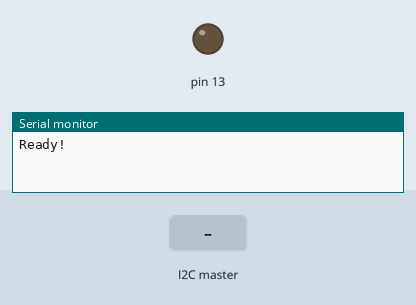
Simulated run of this sketch. Board: Arduino Uno, built with avr-gcc and run on an emulated ATmega328P. Shown: output pins drawn as LEDs (lit = HIGH), the last lines printed to the serial monitor. The test bench sets the inputs (shaded band).

Above: at 1.2 s.
1.3 s: the I2C master sends the byte 1
At 1.9 s:
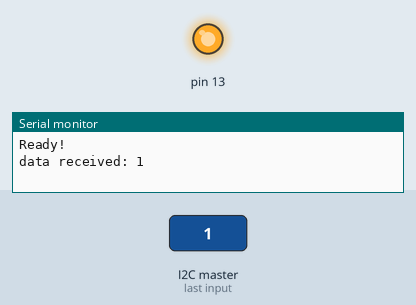
Timing chart, 0 to 4.3 s (numbered marks = the images above; inputs shaded):
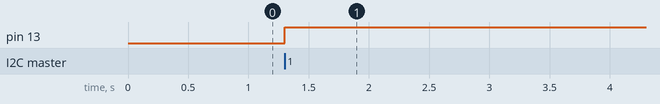

Measured:
- after the input at 1.3 s, pin 13: LOW → HIGH at once

The sketch:

Raspberrypi_Arduino.ino
```cpp
#include <Wire.h>

#define SLAVE_ADDRESS 0x04    // 設定Arduino開發板I2C的位址
int number = 0;
int state = 0;

void setup() {
pinMode(13, OUTPUT);  // 設定pin13為輸出模式
Serial.begin(9600);   // Serial通訊埠通訊設為9600速率
Wire.begin(SLAVE_ADDRESS);  // 初始化Arduino的I2C位址

Wire.onReceive(receiveData); //I2C訊號接收時，啟用函式
Wire.onRequest(sendData);  //主機要求讀取時，啟用函式

Serial.println("Ready!");
}

void loop() {
delay(100);
}

// callback for received data
void receiveData(int byteCount){
while(Wire.available()) {  //當I2C的buffer中有資料時進入迴圈
  number = Wire.read();   //指定nubmer 等於讀取的訊息
  Serial.print("data received: ");
  Serial.println(number);

  if (number == 1){
    if (state == 0){
      digitalWrite(13, HIGH); // 致使 LED on
      state = 1;
    }else{
      digitalWrite(13, LOW); // 致使 LED off
      state = 0;
    }
  }
  }
}

// callback for sending data
void sendData(){
Wire.write(number);
}
```
